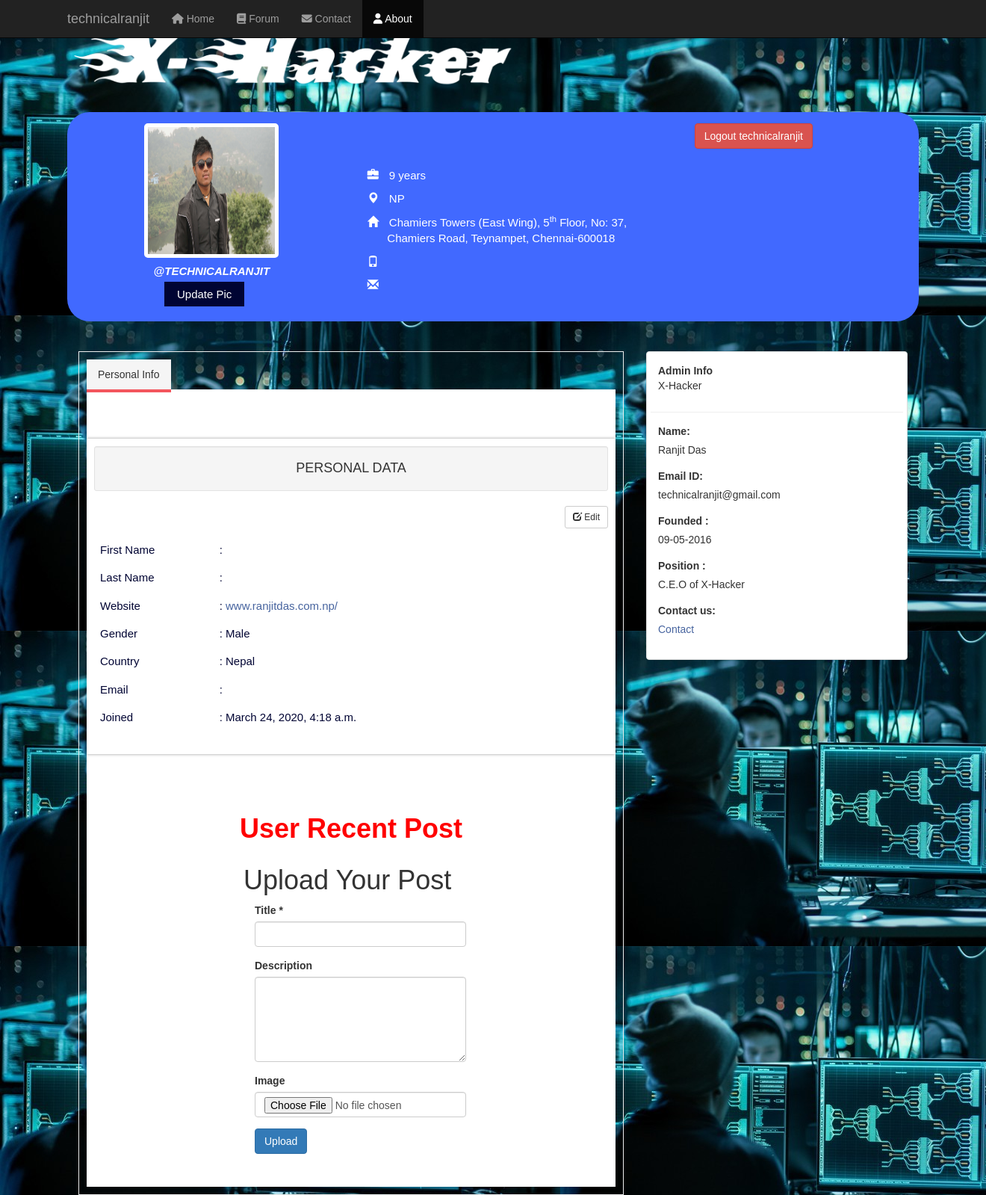
The app's page /profile/technicalranjit (signed in) with its own data.
### registrationapp/models.py (models this page shows, shortened)
class UserProfileModel(models.Model):
    user = models.OneToOneField(User, on_delete=models.CASCADE)
    bio = models.CharField(max_length=100, blank=True)
    website = models.CharField(max_length=100, blank=True)
    choices = ("Male", "Male"), ("Female", "Female"), ("Others", "Others")
    gender = models.CharField(max_length=9, choices=choices, default="Male")
    country = CountryField(choices=list(countries))
    user_image = models.ImageField(upload_to="profie", blank=True, default="default.jpg")

### registrationapp/views.py (the view)
# urls.py: path('profile/<username>',v.about,name="user_profile"),
@login_required(login_url='/signin')
def about(request, username=None, id=None):
    user = User.objects.get(username=username)
    p = UserProfileModel.objects.get(user=user)
    q = user_post.objects.filter(author=user).order_by('-created_date')
    com = comments.objects.all().filter(id=id)
    post = post_upload_form(request.POST or None, request.FILES)
    if request.method == 'POST':
        p = post.save(commit=False)
        p.title = post.cleaned_data['title']
        p.text = post.cleaned_data['text']
        p.image = post.cleaned_data['image']
        p.author = request.user
        p.save()
        return redirect("/profile/" + str(request.user.username))
    else:
        post = post_upload_form()
    context = {
        'profile_user': user,
        'p': p,
        'u_post': q,
        'post': post,
        'com': com
    }
    return render(request, 'about.html', context)

### XHacker/forms.py
class post_upload_form(forms.ModelForm):
    title = forms.CharField(
        widget=forms.TextInput(attrs={'class': 'form-control rounded-pill', 'placeholder': 'Enter your username'}),
        max_length=50)
    text = forms.Textarea()
    image = forms.ImageField(required=False)
    class Meta:
        model = user_post
        fields = ['title', 'text', 'image']

### XHacker/Templates/about.html (shortened to what this page needs)
<link href="//maxcdn.bootstrapcdn.com/bootstrap/3.3.0/css/bootstrap.min.css" rel="stylesheet" id="bootstrap-css">
{% load static %}
    <link rel="stylesheet" href="https://maxcdn.bootstrapcdn.com/bootstrap/3.4.0/css/bootstrap.min.css">
<link rel="stylesheet" href="https://opensource.keycdn.com/fontawesome/4.6.3/font-awesome.min.css"
integrity="sha384-Wrgq82RsEean5tP3NK3zWAemiNEXofJsTwTyHmNb/iL3dP/sZJ4+7sOld1uqYJtE">
<nav class="navbar navbar-inverse navbar-fixed-top" role="navigation">
        <div class="container">
            <div class="navbar-header">
                <a class="navbar-brand" href="">{{ profile_user.username }}</a>
            </div>
            <div class="collapse navbar-collapse navbar-ex1-collapse">
                <ul class="nav navbar-nav">
                    <li><a href="/"><i class="fa fa-home"></i> Home</a>
                    </li>
                    <li><a href="/allpost"><i class="fa fa-book"></i> Forum </a>
                    </li>
                    <li><a href="/contactUs"><i class="fa fa-envelope"></i> Contact</a>
                    </li>
					<li  class="active"><a href="/profile/{{ profile_user.username }}"><i class="fa fa-user"></i> About</a>
                    </li>
                </ul>
            </div>
        </div>
    </nav>
<img src="{% static 'x3.png' %}" class="img-fluid col-3 pt-5 ci">
<div class="container" style="margin-top: 30px;">
    <div class="profile-head">
    {% if request.user == p.user %}
        <div class="row-cols-3 f"><a href="/logout"><button class="btn btn-danger float-right">Logout {{ p.user.username }}</button></a>
        </div>
    {% endif %}
        <div class="col-md- col-sm-4 col-xs-12">
            <img src="{{ p.user_image.url }}" class="img-responsive"/>
        {% if request.user.username %}
            <h6 style="font-style: italic;"><strong>@{{ p.user.username }}</strong></h6>
        {% endif %}
            <div class="container"style="margin-left: 90px;">
                 {% if request.user == p.user %}
                     {% if p.user_image == 'default.jpg'%}
                <span class="btn uplod-file btn-warning">
                   <a href="/profile/{{ profile_user.username }}/editpic">Upload Pic</a>
                </span>
                         {% else %}
                         <span class="btn uplod-file btn-warning">
                   <a href="/profile/{{ profile_user.username }}/editpic">Update Pic</a>
                </span>
                        {% endif %}
                {% endif %}
            </div>
        </div>
        <div class="col-md-5 col-sm-5 col-xs-12">
            <h5>{{p.user.first_name}} {{p.user.last_name}}</h5>
            <ul>
                <li><span class="glyphicon glyphicon-briefcase"></span> 9 years</li>
                <li><span class="glyphicon glyphicon-map-marker"></span> {{ p.country }}</li>
                <li><span class="glyphicon glyphicon-home"></span> Chamiers Towers (East Wing), 5<sup>th</sup> Floor, No: 37,<br/>    Chamiers Road, Teynampet, Chennai-600018 </li>
                <li><span class="glyphicon glyphicon-phone"></span> <a href="#" title="call"></a></li>
                <li><span class="glyphicon glyphicon-envelope"></span><a href="#" title="mail">{{p.user.email}}</a></li>
            </ul>
        </div>
    </div>
</div>
<div class="container">
    <div class="col-sm-8">
        <div data-spy="scroll" class="tabbable-panel">
            <div class="tabbable-line">
                <ul class="nav nav-tabs ">
                    <li class="active">
                        <a href="#tab_default_1" data-toggle="tab">Personal Info </a>
                    </li>
                </ul>
                <div class="tab-content">
                    <div class="tab-pane active" id="tab_default_1">
                        <div class="well well-sm">
                            <h4>PERSONAL DATA</h4>
                        </div>
                    <p align="right">
                        {% if request.user == p.user %}
                       <a href="/profile/{{ user.username }}/edit"> <button type="button" class="btn btn-default btn-sm">
                            <span class="glyphicon glyphicon-edit"></span> Edit</button></a>
                        {% endif %}
                    </p>
                    <table class="table bio-table">
                        <tbody>
                            <tr>
                                <td>First Name</td>
                                <td>: {{ p.user.first_name }}</td>
                            </tr>
                            <tr>
                                <td>Last Name</td>
                                <td>: {{p.user.last_name}}</td>
                            </tr>
                            {% if p.website %}
                            <tr>
                                <td>Website</td>
                                <td>: <a href="http://{{ p.website }}"> {{p.website}}</a></td>
                            </tr>
                            {% endif %}
                            <tr>
                                <td>Gender</td>
                                <td>: {{p.gender }}</td>
                            </tr>
                            <tr>
                                <td>Country</td>
                                <td>: {{ p.country.name }}</td>
                            </tr>
                             <tr>
                                <td>Email</td>
                                <td>: {{ p.user.email}}</td>
                            </tr>
                         <tr>
                                <td>Joined</td>
                                <td>: {{ p.user.date_joined }}</td>
                            </tr>
                        </tbody>
                    </table>
                </div>
                <div class="bg-dark text-white ct " style="margin-top: 10vh;">
                 <h1 style="color: red; text-align: center;"> <strong>User Recent Post</strong></h1>
                <div class="container bg">
	<div class="row text-white cw">
	    <div class="col-md-8 col-md-offset-2 text-white">
    		<h1 class="text-white cw">Upload Your Post</h1>
         {% if request.user == p.user %}
    		<form action="/profile/{{ p.user.username }}" method="POST" enctype="multipart/form-data" class="Post_id col-lg-5">
    		    <div class="form-group">
    		        <label for="title" class="cw" style="">Title <span class="require">*</span></label>
    		        <input type="text" class="form-control " name="title" />
    		    </div>
    		    <div class="form-group">
    		        <label for="description" class="cw">Description</label>
    		        <textarea rows="5" class="form-control" name="text" ></textarea>
    		    </div>
                <div class="form-group">
    		        <label for="image" class="cw">Image</label>
    		       <input type="file" name="image" class="form-control">
    		    </div>
    		    <div class="form-group">
    		        <button type="submit" class="btn btn-primary">
    		            Upload
    		        </button>
    		    </div>
    		</form>
       {% endif %}
		</div>
	</div>
</div>
</div>
            </div>
        </div>
    </div>
</div>
<div class="col-sm-4">
    <div class="panel panel-default">
        <div class="menu_title">
            <b>Admin Info</b>
            <p>X-Hacker</p>
        </div>
        <div class="panel-body">
            <div class="row">
                <div class="col-lg-12">
                    <div class="form-group">
                        <label for="email">Name:</label>
                        <p>Ranjit Das </p>
                    </div>
                    <div class="form-group">
                        <label for="email">Email ID:</label>
                        <p>technicalranjit@gmail.com</p>
                    </div>
                    <div class="form-group">
                        <label for="email">Founded :</label>
                        <p>09-05-2016</p>
                    </div>
                    <div class="form-group">
                        <label for="email">Position :</label>
                        <p>C.E.O of X-Hacker</p>
                    </div>
                    <div class="form-group">
                        <label for="email">Contact us:</label>
                        <p><a href="/contactUs"> Contact</a></p>
                    </div>
                </div>
            </div>
        </div>
    </div>
</div>

### records on screen
UserProfileModel: user.username "technicalranjit", user_image (picture), user.username "TECHNICALRANJIT", country "NP", website "www.ranjitdas.com.np/", gender "Male", country.name "Nepal", user.date_joined "March 24, 2020, 4:18 a.m."

### other values on screen
{{ profile_user.username }} "technicalranjit"
